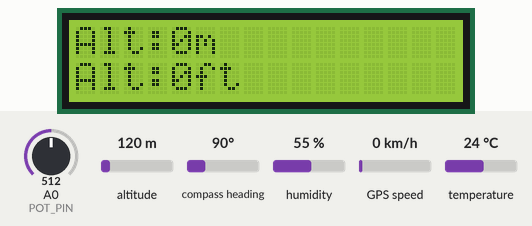
This sketch was run on a simulated Arduino Uno, built with avr-gcc and run on an emulated ATmega328P. On the bench: 16×2 character LCD. The inputs (shaded band) are chosen by the test bench; at power-on: A0 (POT_PIN) = 512, altitude 120 m, compass heading 90°, humidity 55 %, GPS speed 0 km/h, temperature 24 °C. The GPS gets a fix after 3 s at 37.7749, -122.4194 with 8 satellites.

Above: at 1.2 s.
1.3 s: A0 (POT_PIN) set to 602
5.4 s: A0 (POT_PIN) set to 627
At 6.5 s:
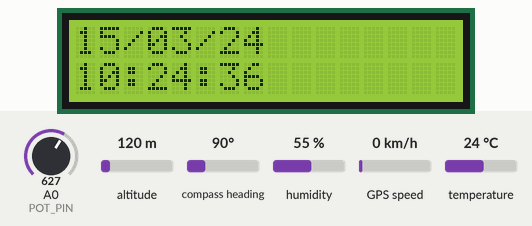
17.7 s: A0 (POT_PIN) set to 306
At 18.3 s:
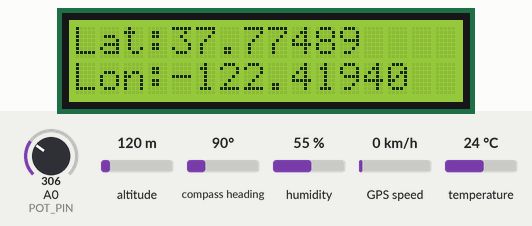
19.2 s: A0 (POT_PIN) set to 215
20.7 s: A0 (POT_PIN) set to 188
At 21.8 s:
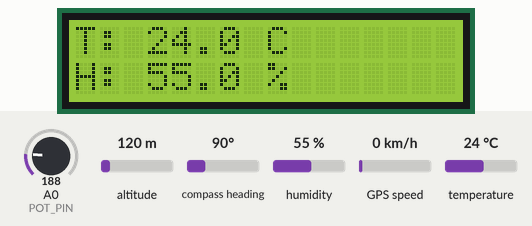
Timing chart, 0 to 23.2 s (numbered marks = the images above; inputs shaded):
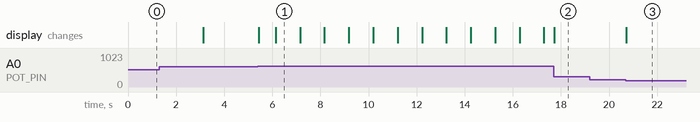

The sketch:

controller.ino
```cpp
#include <dht_nonblocking.h>
#include <LiquidCrystal.h>
#include <TinyGPS++.h>
#include <SoftwareSerial.h>

// LCD
LiquidCrystal lcd(12, 11, 5, 4, 3, 2);

// GPS
static const int RXPin = 6, TXPin = 7;
static const uint32_t GPSBaud = 9600;
TinyGPSPlus gps;
SoftwareSerial ss(RXPin, TXPin);

// DHT
#define DHT_PIN 8
DHT_nonblocking dht_sensor(DHT_PIN, DHT_TYPE_11);

// Modes
#define NUM_MODES 5
#define POT_PIN A0

// ---- Fixed-point storage ----
int temp10 = 0;   // temperature ×10
int hum10  = 0;   // humidity ×10

long lat5 = 0;    // latitude ×1e5
long lon5 = 0;    // longitude ×1e5

int alt_m = 0;
int alt_ft = 0;

int speed_mps10 = 0;
int speed_mph10 = 0;

// State
int lastFeature = -1;
unsigned long lastDHTUpdate = 0;

// ---- LCD helper ----
void print2(const char* l1, const char* l2) {
  lcd.setCursor(0, 0);
  lcd.print("                ");
  lcd.setCursor(0, 0);
  lcd.print(l1);

  lcd.setCursor(0, 1);
  lcd.print("                ");
  lcd.setCursor(0, 1);
  lcd.print(l2);
}

// ---- DHT update (convert once) ----
bool updateDHT() {
  float t, h;
  if (dht_sensor.measure(&t, &h)) {
    if (millis() - lastDHTUpdate > 2000) {
      lastDHTUpdate = millis();

      temp10 = (int)(t * 10 + 0.5);
      hum10  = (int)(h * 10 + 0.5);

      return true;
    }
  }
  return false;
}

void setup() {
  Serial.begin(9600);
  ss.begin(GPSBaud);
  lcd.begin(16, 2);
  lcd.print("Initializing...");
}

void loop() {

  // ---- Always feed GPS ----
  while (ss.available()) {
    gps.encode(ss.read());
  }

  // ---- Convert GPS once ----
  if (gps.location.isUpdated()) {
    lat5 = (long)(gps.location.lat() * 100000);
    lon5 = (long)(gps.location.lng() * 100000);
  }

  if (gps.altitude.isUpdated()) {
    alt_m  = (int)gps.altitude.meters();
    alt_ft = (int)gps.altitude.feet();
  }

  if (gps.speed.isUpdated()) {
    speed_mps10 = (int)(gps.speed.mps() * 10 + 0.5);
    speed_mph10 = (int)(gps.speed.mph() * 10 + 0.5);
  }

  // ---- Mode selection ----
  int feature = (analogRead(POT_PIN) * NUM_MODES) / 1024;

  if (feature != lastFeature) {
    lcd.clear();
    lastFeature = feature;
  }

  // ---- Modes ----
  switch (feature) {

    // --- TEMP / HUM ---
    case 0: {
      if (updateDHT()) {
        char l1[17], l2[17];

        snprintf(l1, 17, "T: %d.%d C", temp10/10, abs(temp10%10));
        snprintf(l2, 17, "H: %d.%d %%", hum10/10, abs(hum10%10));

        print2(l1, l2);
      }
      break;
    }

    // --- LAT / LON ---
    case 1: {
      char l1[17], l2[17];

      snprintf(l1, 17, "Lat:%ld.%05ld",
               lat5/100000, labs(lat5%100000));

      snprintf(l2, 17, "Lon:%ld.%05ld",
               lon5/100000, labs(lon5%100000));

      print2(l1, l2);
      break;
    }

    // --- ALTITUDE ---
    case 2: {
      char l1[17], l2[17];

      snprintf(l1, 17, "Alt:%dm", alt_m);
      snprintf(l2, 17, "Alt:%dft", alt_ft);

      print2(l1, l2);
      break;
    }

    // --- DATE / TIME ---
    case 3: {
      if (gps.time.isValid() && gps.date.isValid()) {
        char l1[17], l2[17];

        snprintf(l1, 17, "%02d/%02d/%02d",
          gps.date.day(), gps.date.month(), gps.date.year() % 100);

        snprintf(l2, 17, "%02d:%02d:%02d",
          gps.time.hour(), gps.time.minute(), gps.time.second());

        print2(l1, l2);
      }
      break;
    }

    // --- SPEED ---
    case 4: {
      char l1[17], l2[17];

      snprintf(l1, 17, "mph:%d.%d",
               speed_mph10/10, abs(speed_mph10%10));

      snprintf(l2, 17, "m/s:%d.%d",
               speed_mps10/10, abs(speed_mps10%10));

      print2(l1, l2);
      break;
    }

    default:
      print2("Invalid mode", "");
  }

  delay(10);
}
```

Measured:
- the behaviour switches between 614 and 615 on A0 (POT_PIN) (found by bisection; images 0 and 1)
- the behaviour switches between 205 and 204 on A0 (POT_PIN) (found by bisection; images 2 and 3)
- after the input at 5.4 s, the display: first changes at once (image 1 shows a later state)
- after the input at 17.7 s, the display: changes at once (image 2)
- after the input at 19.2 s, every drawn part: stays the same
- after the input at 20.7 s, the display: changes at once (image 3)
- what the display in image 1 shows lasts 1.1 s, from 6.1 s to 7.2 s
